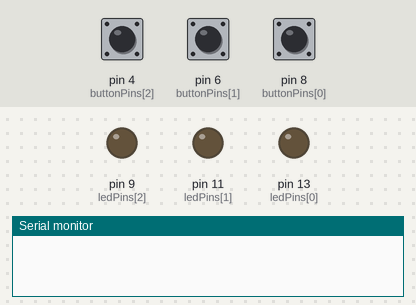
Bench run of a sketch on a simulated Arduino Uno, built with avr-gcc and run on an emulated ATmega328P. On the bench: output pins drawn as LEDs (lit = HIGH), the last lines printed to the serial monitor. Inputs (shaded band) come from the test bench; at power-on: pin 4 (buttonPins[2]) HIGH, pin 6 (buttonPins[1]) HIGH, pin 8 (buttonPins[0]) HIGH.

Above: at 1.2 s.
1.3 s: pin 4 (buttonPins[2]) pulled LOW for 0.15 s
At 1.37 s:
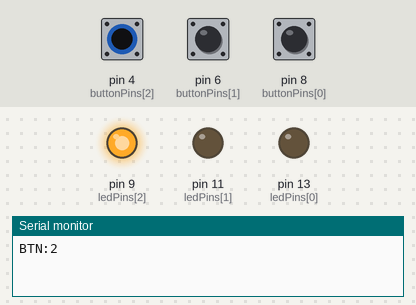
2.9 s: pin 6 (buttonPins[1]) pulled LOW for 0.15 s
At 2.97 s:
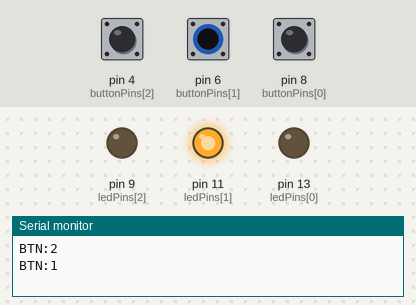
4.5 s: pin 8 (buttonPins[0]) pulled LOW for 0.15 s
At 4.57 s:
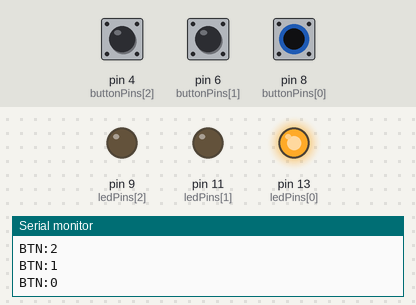
Timing chart, 0 to 7.5 s (numbered marks = the images above; inputs shaded):
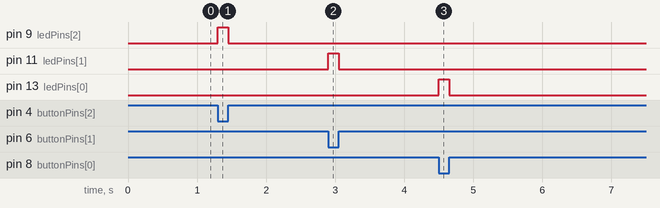

The sketch:

beats.ino
```cpp
const int buttonPins[3] = {8, 6, 4};        // Button input pins
const int ledPins[3]    = {13, 11, 9};     // LED output pins (red, blue, green)
int prevStates[3]       = {HIGH, HIGH, HIGH};  // Debounce tracking

void setup() {
  Serial.begin(9600);

  // Set up buttons
  for (int i = 0; i < 3; i++) {
    pinMode(buttonPins[i], INPUT_PULLUP);
  }

  // Set up LEDs
  for (int i = 0; i < 3; i++) {
    pinMode(ledPins[i], OUTPUT);
    digitalWrite(ledPins[i], LOW);
  }
}

void loop() {
  for (int i = 0; i < 3; i++) {
    int reading = digitalRead(buttonPins[i]);

    if (prevStates[i] == HIGH && reading == LOW) {
      Serial.print("BTN:");
      Serial.println(i);  // e.g., BTN:0

      // Turn on corresponding LED
      digitalWrite(ledPins[i], HIGH);

      delay(150);


      digitalWrite(ledPins[i], LOW);
    }

    prevStates[i] = reading;
  }
}
```

Measured:
- after the input at 1.3 s, pin 9 (ledPins[2]): LOW → HIGH at once, → LOW 0.15 s later
- after the input at 2.9 s, pin 11 (ledPins[1]): LOW → HIGH at once, → LOW 0.15 s later
- after the input at 4.5 s, pin 13 (ledPins[0]): LOW → HIGH at once, → LOW 0.15 s later
